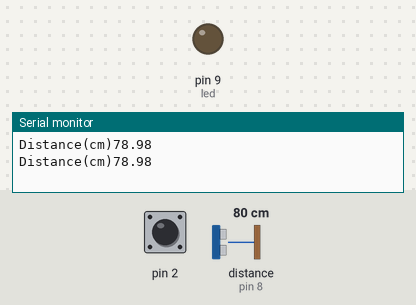
Bench run of a sketch on a simulated Arduino Uno, built with avr-gcc and run on an emulated ATmega328P. Parts: output pins drawn as LEDs (lit = HIGH), the last lines printed to the serial monitor. Wiring (inferred from the names in the program): ultrasonic range finder: trigger pin 7; echo pin 8. The inputs (shaded band) are chosen by the test bench; at power-on: distance to the obstacle (sensor on pin 8) 80 cm, pin 2 HIGH. The echo pulse lasts 58.3 µs per cm; pins used as bus, display or sensor lines are not drawn.

Above: at 1.8 s.
1.9 s: distance to the obstacle (sensor on pin 8) set to 12 cm
3.4 s: distance to the obstacle (sensor on pin 8) set to 9 cm
At 5.1 s:
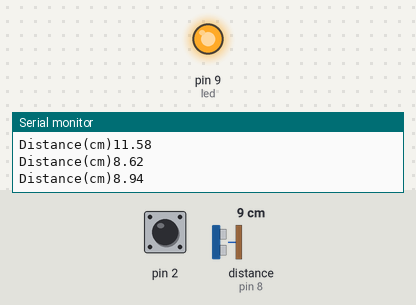
5.5 s: distance to the obstacle (sensor on pin 8) set to 18 cm
At 6.8 s:
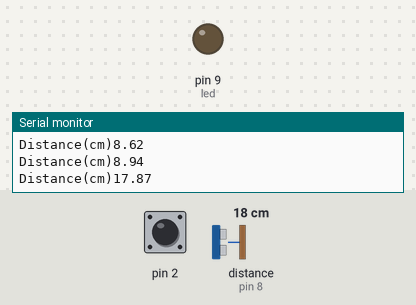
7.5 s: distance to the obstacle (sensor on pin 8) set to 2 cm
At 8.4 s:
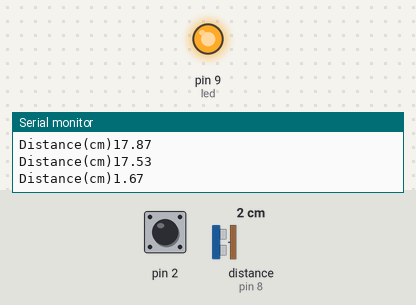
Timing chart, 0 to 10.5 s (numbered marks = the images above; inputs shaded):
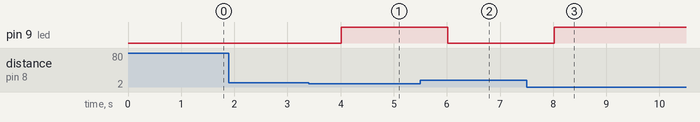

Measured:
- the behaviour switches between 11 and 10 cm on distance to the obstacle (sensor on pin 8) (found by bisection; images 0 and 1)
- after the input at 3.4 s, pin 9 (led): LOW → HIGH after 0.62 s
- after the input at 5.5 s, pin 9 (led): HIGH → LOW after 0.52 s
- after the input at 7.5 s, pin 9 (led): LOW → HIGH after 0.52 s

The sketch:

ultrasonic.ino
```cpp
const int trigPin=7;
const int echoPin=8;
#define SOUND_SPEED 0.034
#define CM_TO_INCH 0.393701
#define led 9
long duration;
float distanceCm;
float distanceInch;


void setup() {
  Serial.begin(9600);
  pinMode(trigPin,OUTPUT);
  pinMode(echoPin,INPUT);
  pinMode(2,INPUT_PULLUP);
  pinMode(9,OUTPUT);

  // put your setup code here, to run once:

}


void loop() {
  digitalWrite(trigPin,LOW);
  delayMicroseconds(2);
  digitalWrite(trigPin,HIGH);
  delayMicroseconds(10);
  digitalWrite(trigPin,LOW);

  duration=pulseIn(echoPin,HIGH);
  distanceCm=duration*SOUND_SPEED/2;
  Serial.print("Distance(cm)");
  Serial.println(distanceCm);
  int val=digitalRead(2);
  if(distanceCm<=10)
  {
    digitalWrite(led,HIGH);
  }
  else
   {
    digitalWrite(led,LOW);
  }

  delay(1000);


  // put your main code here, to run repeatedly:

}
```
